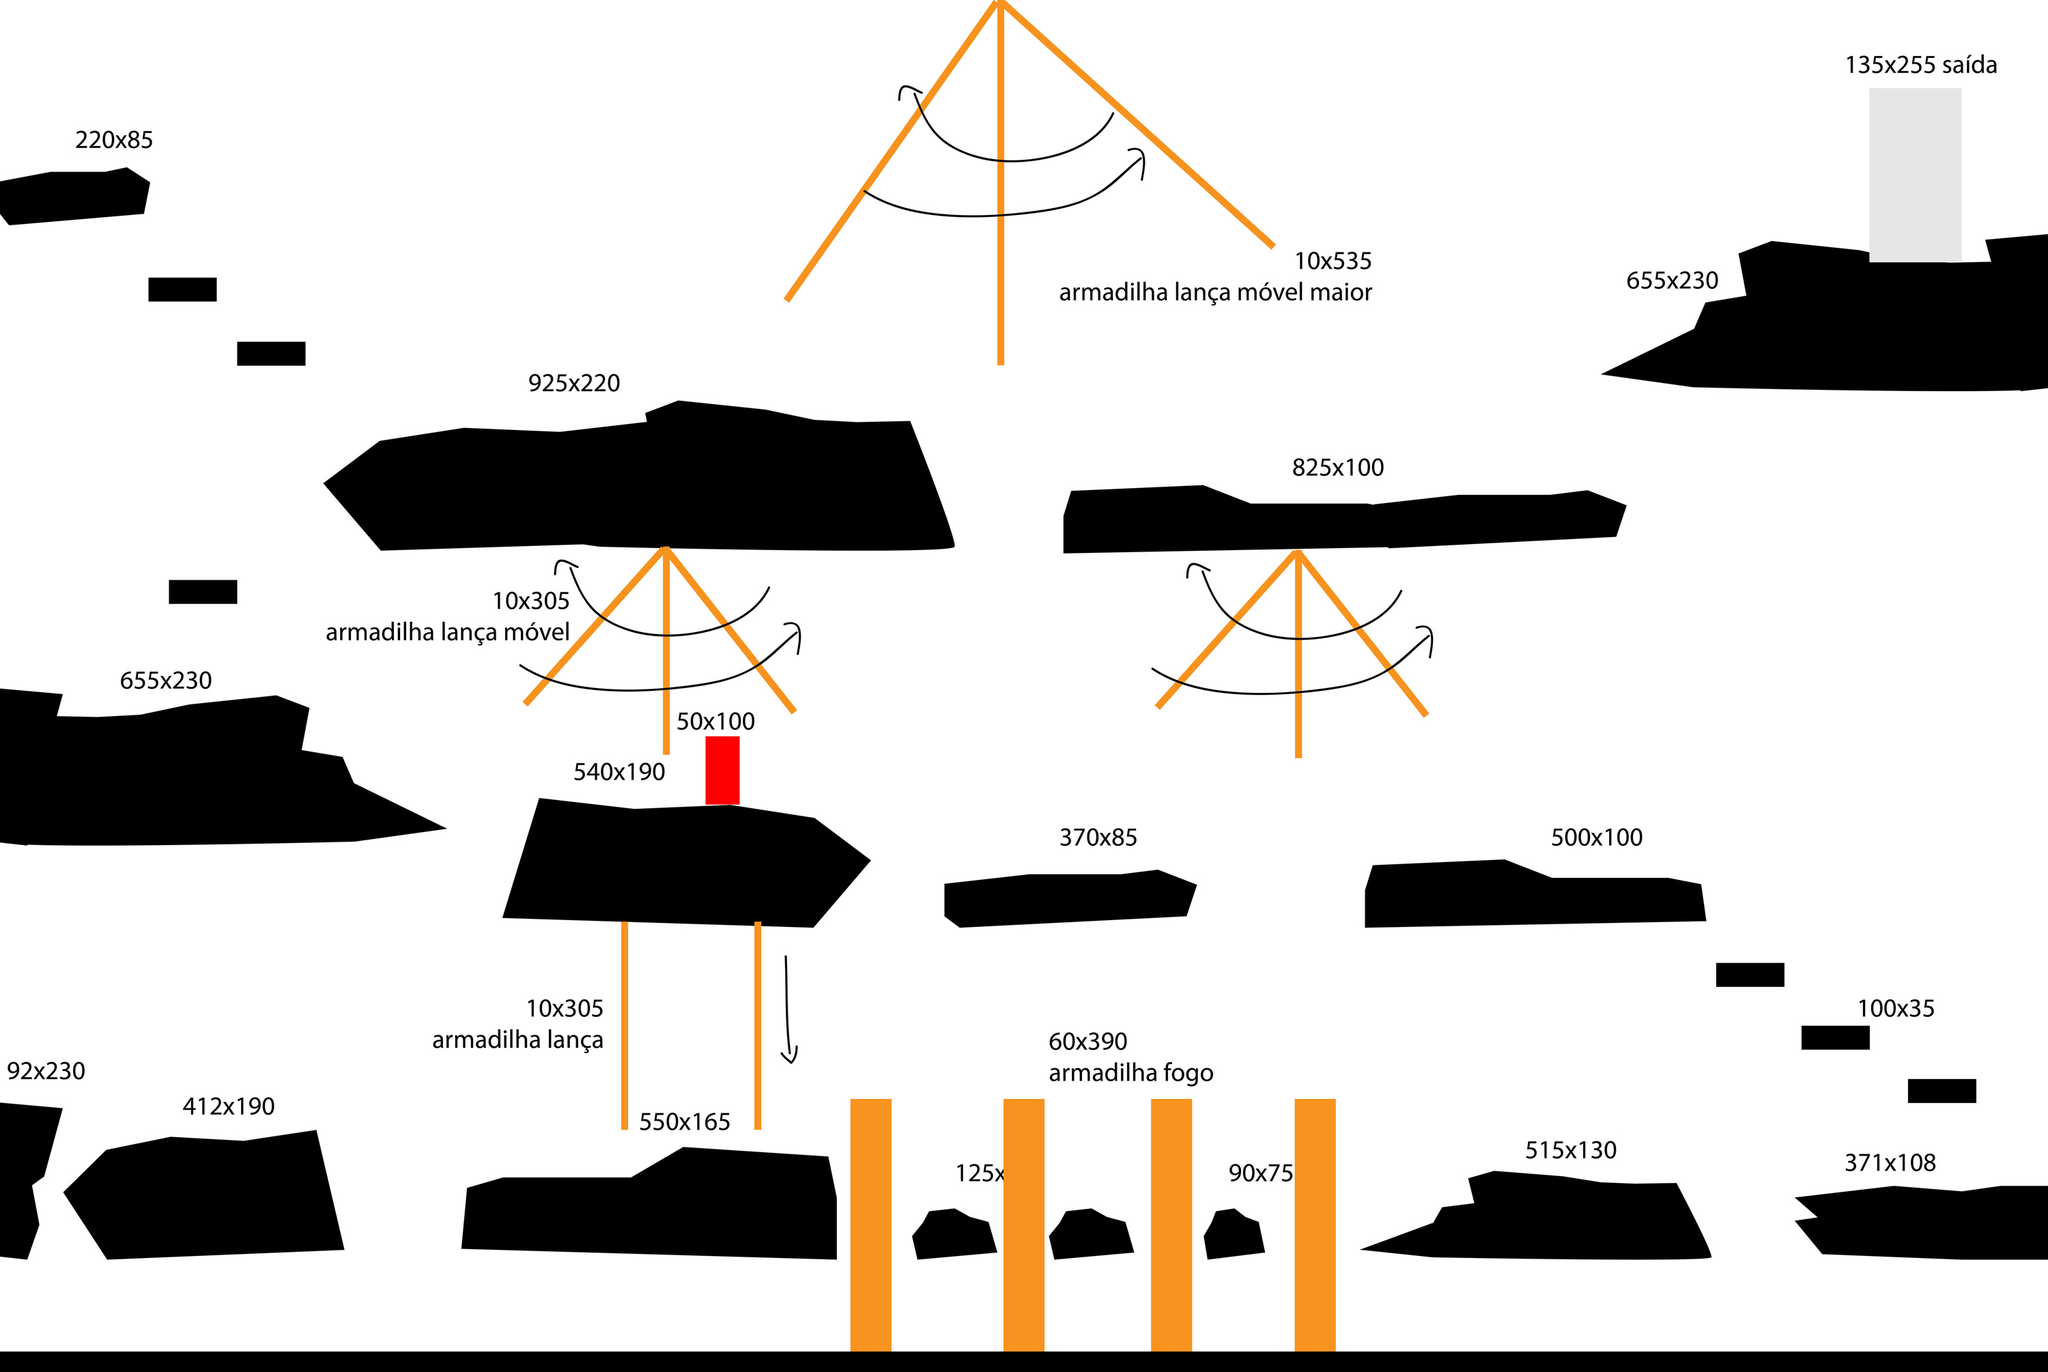

A 2D game scene composited from a Tiled map and its tileset images. What follows is a short description and the map's XML, with each tile layer's data collapsed to a summary:
An orthogonal 100x67 tile map with 30x30 px tiles, 1 tile layer (background), 2 tilesets and 29 objects.

<map version="1.0" orientation="orthogonal" width="100" height="67" tilewidth="30" tileheight="30">
 <tileset firstgid="1" name="map" tilewidth="30" tileheight="30">
  <image source="cenariogameguia.jpg" width="3000" height="2000" />
 </tileset>
 <tileset firstgid="6601" name="enemies" tilewidth="30" tileheight="30">
  <image source="enemies.png" width="90" height="30" />
 </tileset>
 <layer name="background" width="100" height="67">
  <data>[6700 cells, 6600 non-empty, 6600 distinct tile ids]</data>
 </layer>
 <objectgroup name="ground" width="100" height="67">
  <object x="185" y="245">
   <polygon points="0,0 34,23 26,69 -171,87 -185,69 -185,21 -111,6 -33,7" />
  </object>
  <object x="218" y="406">
   <polygon points="0,0 99,-1 99,35 -1,36" />
  </object>
  <object x="347" y="500">
   <polygon points="0,0 100,1 100,35 0,35" />
  </object>
  <object x="2999" y="342">
   <polygon points="0,0 -92,9 -82,42 -261,41 -261,28 -277,25 -405,11 -454,29 -441,92 -502,102 -519,140 -655,206 -522,225 -37,231 0,226" />
  </object>
  <object x="2514" y="1410" width="99" height="35" />
  <object x="2639" y="1503" width="100" height="34" />
  <object x="2795" y="1580" width="99" height="36" />
  <object x="2001" y="1357">
   <polygon points="0,0 -2,-55 12,-91 204,-99 273,-71 443,-72 491,-62 498,-8" />
  </object>
  <object x="1406" y="1359">
   <polygon points="0,0 -24,-18 -23,-65 102,-79 238,-79 291,-87 347,-62 331,-16" />
  </object>
  <object x="735" y="1343">
   <polygon points="0,0 54,-173 195,-159 335,-165 460,-145 541,-82 455,16" />
  </object>
  <object x="247" y="849" width="101" height="35" />
  <object x="473" y="707">
   <polygon points="0,0 84,-61 208,-80 347,-74 475,-89 471,-101 520,-122 649,-107 718,-93 785,-88 861,-91 902,19 922,80 925,94 910,97 733,99 404,94 386,90 85,101" />
  </object>
  <object x="1557" y="754">
   <polygon points="0,0 12,-35 207,-44 275,-17 445,-19 453,-15 577,-30 714,-29 769,-36 825,-13 809,33 476,49 473,47 0,57" />
  </object>
  <object x="1" y="1234">
   <polygon points="0,0 41,4 519,-1 654,-21 517,-87 499,-125 442,-136 453,-197 404,-216 274,-201 205,-187 148,-183 82,-185 91,-218 0,-225" />
  </object>
  <object x="0" y="1841">
   <polygon points="0,0 39,4 57,-47 46,-104 65,-119 92,-217 1,-227" />
  </object>
  <object x="92" y="1746">
   <polygon points="0,0 63,-62 157,-81 263,-74 371,-91 413,84 65,100" />
  </object>
  <object x="684" y="1740">
   <polygon points="0,0 53,-15 239,-15 316,-60 528,-45 542,15 541,105 -9,89" />
  </object>
  <object x="1336" y="1811">
   <polygon points="0,0 15,-18 25,-36 63,-41 85,-27 112,-21 125,23 7,35" />
  </object>
  <object x="1536" y="1811">
   <polygon points="0,0 16,-19 25,-37 63,-42 85,-28 113,-21 124,23 7,35" />
  </object>
  <object x="1763" y="1810">
   <polygon points="0,0 13,-19 18,-35 46,-41 60,-28 80,-21 89,24 5,35" />
  </object>
  <object x="1994" y="1830">
   <polygon points="0,0 106,-40 117,-63 167,-68 157,-104 193,-116 298,-107 349,-99 403,-95 461,-98 505,-13 512,11 490,14 245,14 99,11" />
  </object>
  <object x="2629" y="1789">
   <polygon points="0,0 33,-5 1,-35 145,-53 247,-44 301,-53 371,-51 371,57 41,49" />
  </object>
 </objectgroup>
 <objectgroup name="enemy" width="100" height="67">
  <object gid="6601" x="329" y="1670" />
  <object gid="6601" x="755" y="1724" />
  <object gid="6601" x="874" y="1724" />
 </objectgroup>
 <objectgroup name="flame" width="100" height="67">
  <object gid="6602" x="1260" y="1980" />
  <object gid="6602" x="1470" y="1980" />
  <object gid="6602" x="1710" y="1980" />
  <object gid="6602" x="1920" y="1980" />
 </objectgroup>
</map>
